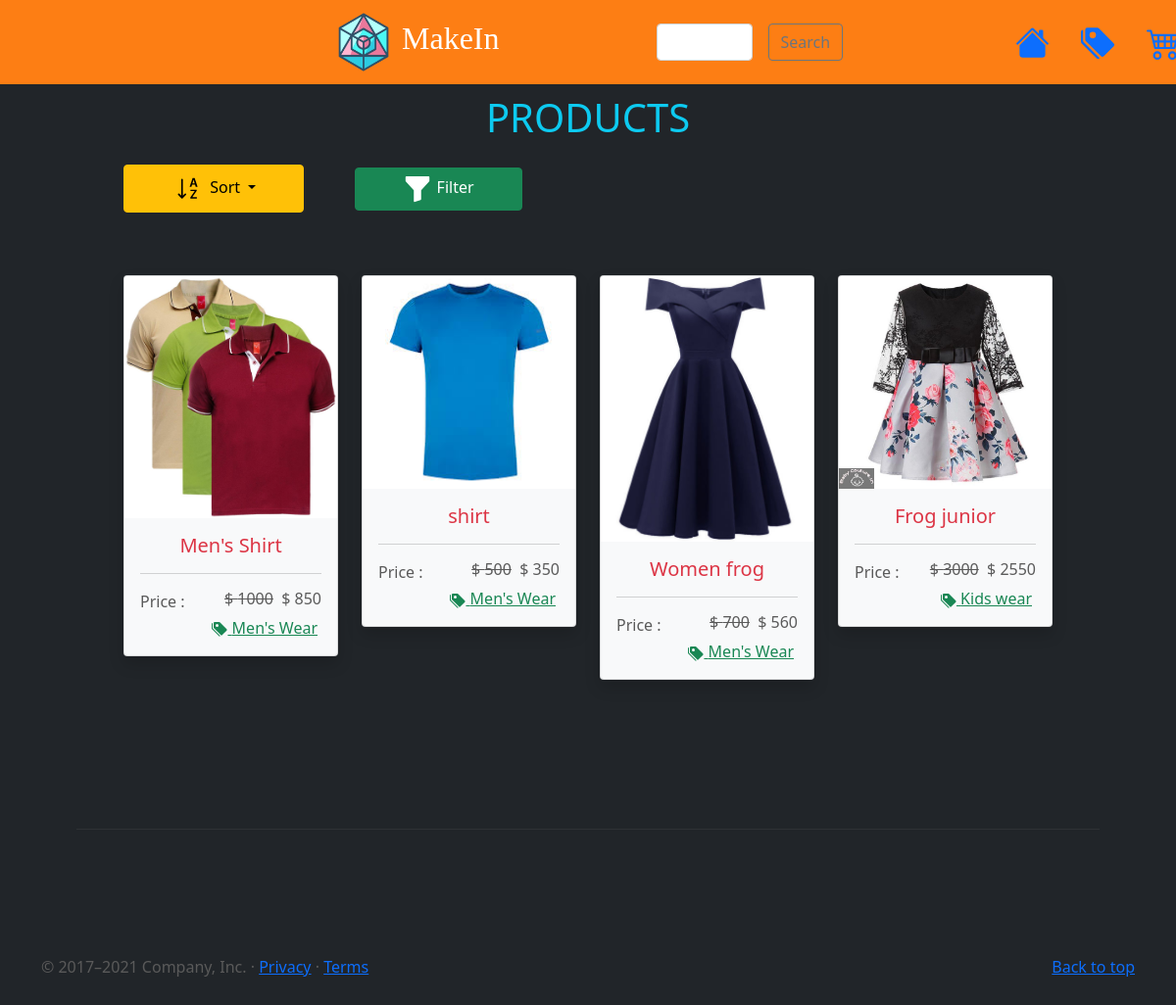
/product, run on the app's committed database.
### rbidapp/models.py (models this page shows, shortened)
class Product(models.Model):
    name = models.CharField(max_length = 200)
    img1 = models.ImageField(upload_to = "product_image/",null=True)
    img2 = models.ImageField(upload_to = "product_image/",null=True)
    description = models.CharField(max_length = 400,default='')
    about = models.TextField()
    category =  models.ForeignKey(Category , on_delete = models.CASCADE , default='')
    price = models.PositiveIntegerField(default=0)
    offer = models.PositiveIntegerField(default=0)
    status = models.BooleanField(default=True)
    class Meta:
        verbose_name_plural = 'Product'

class Category(models.Model):
	title = models.CharField(max_length = 100)
	c_img = models.ImageField(upload_to = "category_image/")
	class Meta:
		verbose_name_plural='Category'
	def __str__(self):
		return self.title

### rbidapp/views.py (the view)
# urls.py: path('product', views.product_list,name = 'product-list'),
def product_list(request):
    products = Product.objects.all().order_by('id')
    return render (request, 'product.html',{'products':products})

### rbidapp/templates/product.html (shortened to what this page needs)
{% extends 'base.html' %}
{% load static %}
{% block content %}
<main>
  <div class="container marketing p-5">
  <div>
  <p class="h1 text-info text-center">PRODUCTS</p>
  <div class="btn-group px-5 p-3" >
            <a class=" dropdown-toggle btn btn-warning px-5" style="float-right;" href="#" id="dropdown01" data-bs-toggle="dropdown" aria-expanded="false">
				Sort
			</a>
  </div>
	<button type="button" class="btn btn-success px-5" data-bs-toggle="modal" data-bs-target="#staticBackdrop">
				<svg xmlns="http://www.w3.org/2000/svg" width="30" height="30" fill="currentColor" class="bi bi-funnel-fill" viewBox="0 0 16 16">
				<path d="M1.5 1.5A.5.5 0 0 1 2 1h12a.5.5 0 0 1 .5.5v2a.5.5 0 0 1-.128.334L10 8.692V13.5a.5.5 0 0 1-.342.474l-3 1A.5.5 0 0 1 6 14.5V8.692L1.628 3.834A.5.5 0 0 1 1.5 3.5v-2z"/>
				</svg>
				Filter
	</button>
  </div>
    <div class="row p-5">
		{% for product in products %}
		<div class="col-md-3 mb-4">
			<div class="card shadow bg-light">
			  <a href="/product/{{product.id}}"><img src="/media/{{product.img1}}" class="card-img-top" alt="image"></a>
			  <div class="card-body">
			    <a><h5 class="text-center text-danger" >{{product.name}}</h5></a>
				<hr/>
				<h6 style="display:inline;">Price  :  </h6>
				{% widthratio product.offer 1 product.price as value %}
				{% widthratio value -100 1 as result %}
				<h6 style="display:inline; float:right;" ><s>$ {{product.price}}</s>&nbsp; $ {{product.price|add:result}}</h6>
				<a class="px-1 text-success " style="float:right;">
				<h7 >{{product.category}}</h7></a>
			  </div>
			</div>
		</div>
		{% endfor %}
	</div>
    <hr class="featurette-divider">
</main>
{% endblock %}

### rbidapp/templates/base.html (shortened to what this page needs)
{% load static %}
<!doctype html>
<html lang="en">
  <head>
<link href="{% static 'css/bootstrap.min.css' %}" rel="stylesheet">
    <link href="{% static 'css/carousel.css' %}" rel="stylesheet">
  </head>
  <body class="bg-dark">
<header>
  <nav class="navbar navbar-expand-md navbar-dark fixed-top" style="background-color: #fd7e14;">
    <div class="container-fluid">
	  <a class="px-1" href="{% url 'home' %}">
      <img src="/media/logo.png" class="card-img-top" alt="image" style="width:70px;height:70px;"></a>
      <a class="navbar-brand" href="{% url 'home' %}"><h2 style="font-family: 'Lucida Handwriting';">MakeIn</h2></a>
      <div class="collapse navbar-collapse" id="navbarCollapse">
        <form class="d-flex px-5" action="/search-result" >
          <input name="searchy" class="form-control me-3 px-5" type="text" placeholder="Search" aria-label="Search">
          <button class="btn btn-outline-secondary" type="submit" id="button-addon2">Search</button>
        </form>
		<ul class="navbar-nav me-auto mb-2 mb-md-0 px-3 d-flex">
		    <li class="nav-item px-5"></li>
          <li class="nav-item px-3">
		   <a href="{% url 'home' %}" >
			</a>
          </li>
		  <li class="nav-item px-3">
		   <a href="{% url 'category-list' %}" >
				</a>
          </li>
		  <li class="nav-item px-3">
		   <a href="{% url 'cart' %}" >
			</a>
          </li>
        </ul>
      </div>
    </div>
  </nav>
</header>
{% block content %}
{% endblock %}
	 <footer class="container">
    <p class="float-end"><a href="#">Back to top</a></p>
    <p>&copy; 2017–2021 Company, Inc. &middot; <a href="#">Privacy</a> &middot; <a href="#">Terms</a></p>
  </footer>
  </body>
</html>

### rbidapp/static/css/carousel.css (style rules this page uses)
body { padding-top: 3rem; padding-bottom: 3rem; color: #5a5a5a; }
.featurette-divider { margin: 5rem 0; }

### data on the page
Product: img1 (picture), name "Men's Shirt", price "1000", price|add "850", category "Men's Wear"
Product: img1 (picture), name "shirt", price "500", price|add "350", category "Men's Wear"
Product: img1 (picture), name "Women frog", price "700", price|add "560", category "Men's Wear"
Product: img1 (picture), name "Frog junior", price "3000", price|add "2550", category "Kids wear"
